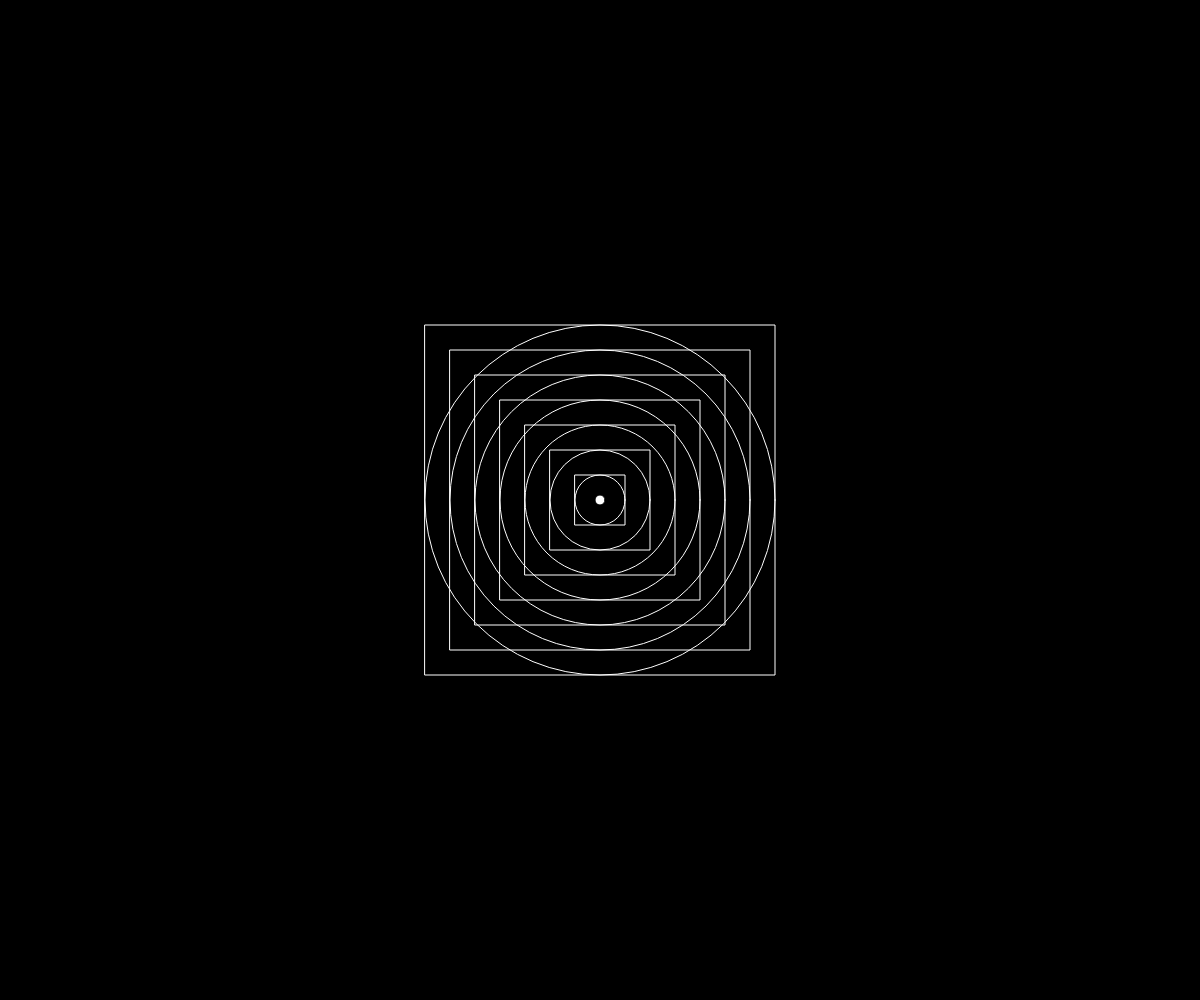
Frame 1 (no input)
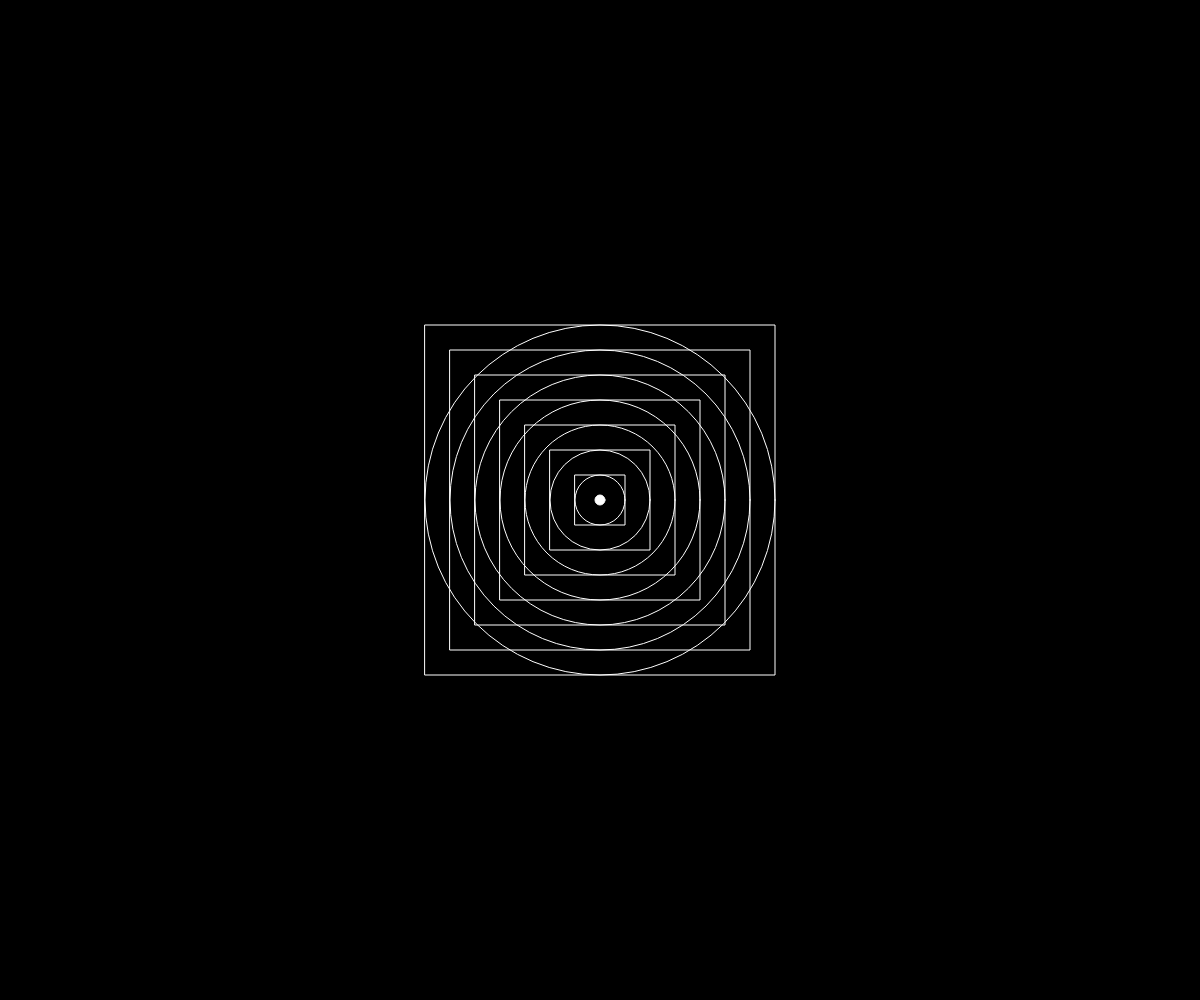
Frame 60 (no input)
Frame 120 (the mouse pressed at the canvas centre since frame 60): identical to frame 60, image omitted

The p5.js sketch that drew these frames (run headless with seeded random() and noise() and a simulated clock; from frame 60 on, the mouse is pressed at the canvas centre):

// p5.js sketch
// ── sketch.js
var screenW = window.innerWidth;
var screenH = window.innerHeight;

function setup() {
  // put setup code here
    canvas = createCanvas(screenW,screenH);

}

function draw() {
    background(0);
    fill(255);
    ellipse(screenW/2,screenH/2,10,10);

    noFill();
    stroke(255)

    for(var i = 0; i < 7; i++){
        ellipse(screenW/2,screenH/2,50*(i+1),50*(i+1));
        rect(screenW/2-25*(i+1),screenH/2-25*(i+1), 50*(i+1),50*(i+1));
    }


}

console.log("oi");

let sensor = new Gyroscope();
sensor.start();

sensor.onreading = () => {
    console.log("Angular velocity around the X-axis " + sensor.x);
    console.log("Angular velocity around the Y-axis " + sensor.y);
    console.log("Angular velocity around the Z-axis " + sensor.z);
};

sensor.onerror = event => console.log(event.error.name, event.error.message);
